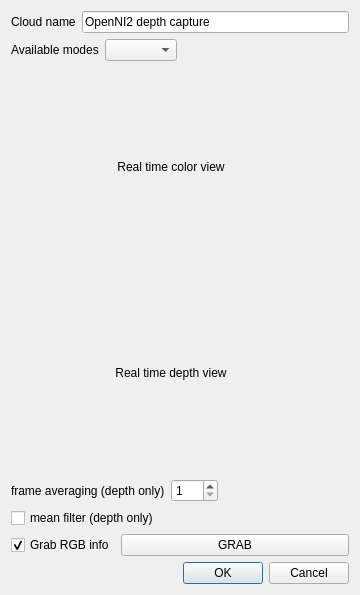
<?xml version="1.0" encoding="UTF-8"?>
<ui version="4.0">
 <class>OpenNI2Dialog</class>
 <widget class="QDialog" name="OpenNI2Dialog">
  <property name="geometry">
   <rect>
    <x>0</x>
    <y>0</y>
    <width>360</width>
    <height>591</height>
   </rect>
  </property>
  <property name="windowTitle">
   <string>OpenNI2 capture</string>
  </property>
  <layout class="QVBoxLayout" name="verticalLayout">
   <item>
    <layout class="QHBoxLayout" name="horizontalLayout_2">
     <item>
      <widget class="QLabel" name="label">
       <property name="text">
        <string>Cloud name</string>
       </property>
      </widget>
     </item>
     <item>
      <widget class="QLineEdit" name="cloudNameLineEdit">
       <property name="text">
        <string>OpenNI2 depth capture</string>
       </property>
      </widget>
     </item>
    </layout>
   </item>
   <item>
    <layout class="QHBoxLayout" name="horizontalLayout">
     <item>
      <widget class="QLabel" name="label_2">
       <property name="text">
        <string>Available modes</string>
       </property>
      </widget>
     </item>
     <item>
      <widget class="QComboBox" name="resolutionComboBox"/>
     </item>
     <item>
      <spacer name="horizontalSpacer">
       <property name="orientation">
        <enum>Qt::Horizontal</enum>
       </property>
       <property name="sizeHint" stdset="0">
        <size>
         <width>40</width>
         <height>20</height>
        </size>
       </property>
      </spacer>
     </item>
    </layout>
   </item>
   <item>
    <widget class="QLabel" name="view2D">
     <property name="minimumSize">
      <size>
       <width>320</width>
       <height>200</height>
      </size>
     </property>
     <property name="maximumSize">
      <size>
       <width>320</width>
       <height>200</height>
      </size>
     </property>
     <property name="text">
      <string>Real time color view</string>
     </property>
     <property name="scaledContents">
      <bool>true</bool>
     </property>
     <property name="alignment">
      <set>Qt::AlignCenter</set>
     </property>
    </widget>
   </item>
   <item>
    <widget class="QLabel" name="viewDepth">
     <property name="minimumSize">
      <size>
       <width>320</width>
       <height>200</height>
      </size>
     </property>
     <property name="maximumSize">
      <size>
       <width>320</width>
       <height>200</height>
      </size>
     </property>
     <property name="text">
      <string>Real time depth view</string>
     </property>
     <property name="alignment">
      <set>Qt::AlignCenter</set>
     </property>
    </widget>
   </item>
   <item>
    <layout class="QHBoxLayout" name="horizontalLayout_3">
     <item>
      <widget class="QLabel" name="label_3">
       <property name="text">
        <string>frame averaging (depth only)</string>
       </property>
      </widget>
     </item>
     <item>
      <widget class="QSpinBox" name="frameAvgSpinBox">
       <property name="minimum">
        <number>1</number>
       </property>
       <property name="maximum">
        <number>255</number>
       </property>
      </widget>
     </item>
     <item>
      <spacer name="horizontalSpacer_2">
       <property name="orientation">
        <enum>Qt::Horizontal</enum>
       </property>
       <property name="sizeHint" stdset="0">
        <size>
         <width>40</width>
         <height>20</height>
        </size>
       </property>
      </spacer>
     </item>
    </layout>
   </item>
   <item>
    <widget class="QCheckBox" name="meanFilterCheckBox">
     <property name="text">
      <string>mean filter (depth only)</string>
     </property>
    </widget>
   </item>
   <item>
    <layout class="QHBoxLayout" name="horizontalLayout_4">
     <item>
      <widget class="QCheckBox" name="grabRGBCheckBox">
       <property name="sizePolicy">
        <sizepolicy hsizetype="Maximum" vsizetype="Fixed">
         <horstretch>0</horstretch>
         <verstretch>0</verstretch>
        </sizepolicy>
       </property>
       <property name="text">
        <string>Grab RGB info</string>
       </property>
       <property name="checked">
        <bool>true</bool>
       </property>
      </widget>
     </item>
     <item>
      <widget class="QPushButton" name="grabPushButton">
       <property name="text">
        <string>GRAB</string>
       </property>
      </widget>
     </item>
    </layout>
   </item>
   <item>
    <widget class="QDialogButtonBox" name="buttonBox">
     <property name="orientation">
      <enum>Qt::Horizontal</enum>
     </property>
     <property name="standardButtons">
      <set>QDialogButtonBox::Cancel|QDialogButtonBox::Ok</set>
     </property>
    </widget>
   </item>
  </layout>
 </widget>
 <resources>
  <include location="qOpenNI2SimpleViewPlugin.qrc"/>
 </resources>
 <connections>
  <connection>
   <sender>buttonBox</sender>
   <signal>accepted()</signal>
   <receiver>OpenNI2Dialog</receiver>
   <slot>accept()</slot>
   <hints>
    <hint type="sourcelabel">
     <x>248</x>
     <y>254</y>
    </hint>
    <hint type="destinationlabel">
     <x>157</x>
     <y>274</y>
    </hint>
   </hints>
  </connection>
  <connection>
   <sender>buttonBox</sender>
   <signal>rejected()</signal>
   <receiver>OpenNI2Dialog</receiver>
   <slot>reject()</slot>
   <hints>
    <hint type="sourcelabel">
     <x>316</x>
     <y>260</y>
    </hint>
    <hint type="destinationlabel">
     <x>286</x>
     <y>274</y>
    </hint>
   </hints>
  </connection>
 </connections>
</ui>
